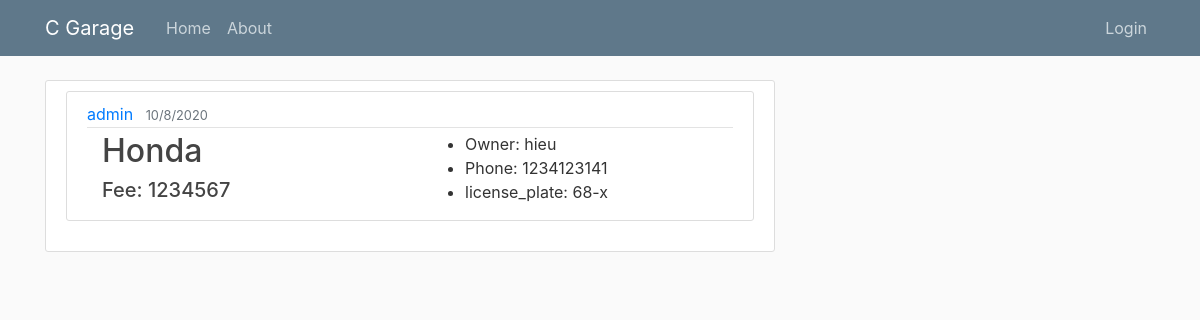
The app's page /car/Honda1234123141/ with its own data.
### garage/models.py (models this page shows, shortened)
class Car(models.Model):
    STATUS_CHOICE = (
        (True, "Active"),
        (False, "UnActive")
    )
    car_id = models.CharField(primary_key=True, max_length=100)
    owner = models.CharField(max_length=200)
    license_plate = models.CharField(max_length=50)
    address = models.TextField()
    phone_number = models.CharField(max_length=10, validators=[RegexValidator(r'^\d{1,10}$')])
    email = models.EmailField()
    date_received = models.DateTimeField(default=timezone.now)
    date_finished = models.DateTimeField(null=True)
    staff = models.ForeignKey(User, on_delete=models.CASCADE)
    car_brand = models.ForeignKey('Car_brand', on_delete=models.CASCADE)
    fee = models.IntegerField(null=True)
    is_edited = models.BooleanField(default=False, null=True)
    status = models.BooleanField(default=True, null=True, choices=STATUS_CHOICE)

class Car_Brand(models.Model):
    car_code = models.CharField(primary_key=True, max_length=100)
    car_name = models.CharField(max_length=200)

### garage/views.py (the view)
# urls.py: path('car/<slug:pk>/', CarDetailView.as_view(), name="car-detail"),
class CarDetailView(DetailView):
    model = Car

### garage/templates/garage/car_detail.html (shortened to what this page needs)
{% extends "garage/base.html"%}
{% block content%}
    <article class="media content-section">
        <div class="media-body">
            <article class="media content-section">
                <div class="media-body">
                <div class="article-metadata">
                    <a class="mr-2" href="{% url 'user-cars' car.staff.username %}">{{ object.staff }}</a>
                    <small class="text-muted">{{ object.date_received|date:"j/n/Y" }}</small>
                </div>
                <div class="container">
                    <div class="row">
                    <div class="col-sm">
                        <h2 class="article-title">{{ object.car_brand.car_name }}</h2>
                        <h5 class="article-title">Fee: {{ object.fee }}</h5>
                    </div>
                    <div class="col-sm">
                        <ul>
                        <li>Owner: {{ object.owner }}</li>
                        <li>Phone: {{ object.phone_number }}</li>
                        <li>license_plate: {{ object.license_plate}}</li>
                        </ul>
                    </div>
                    </div>
                </div>
                </div>
            </article>
        </div>
    </article>
{% endblock content %}

### garage/static/garage/main.css (style rules this page uses)
body { background: #fafafa; color: #333333; margin-top: 5rem; }
h1, h2, h3, h4, h5, h6 { color: #444444; }
ul { margin: 0; }
.content-section { background: #ffffff; padding: 10px 20px; border: 1px solid #dddddd; border-radius: 3px; margin-bottom: 20px; }
.article-title { color: #444444; }
.article-metadata { padding-bottom: 1px; margin-bottom: 4px; border-bottom: 1px solid #e3e3e3 }

### records on screen
Car: staff "admin", date_received "10/8/2020", car_brand.car_name "Honda", fee "1234567", owner "hieu", phone_number "1234123141", license_plate "68-x"
